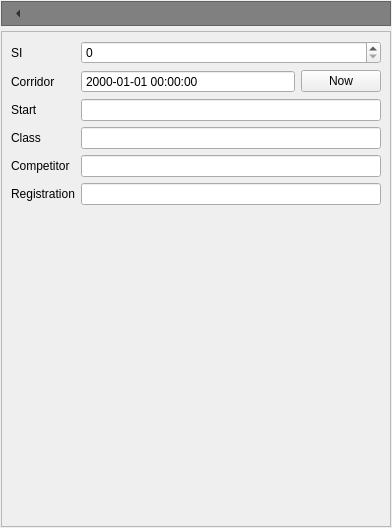
<?xml version="1.0" encoding="UTF-8"?>
<ui version="4.0">
 <class>RunWidget</class>
 <widget class="QWidget" name="RunWidget">
  <property name="geometry">
   <rect>
    <x>0</x>
    <y>0</y>
    <width>392</width>
    <height>528</height>
   </rect>
  </property>
  <property name="windowTitle">
   <string>Form</string>
  </property>
  <layout class="QVBoxLayout" name="verticalLayout_2">
   <property name="spacing">
    <number>5</number>
   </property>
   <property name="leftMargin">
    <number>1</number>
   </property>
   <property name="topMargin">
    <number>1</number>
   </property>
   <property name="rightMargin">
    <number>1</number>
   </property>
   <property name="bottomMargin">
    <number>1</number>
   </property>
   <item>
    <widget class="QFrame" name="frame">
     <property name="styleSheet">
      <string notr="true">background:gray</string>
     </property>
     <property name="frameShape">
      <enum>QFrame::StyledPanel</enum>
     </property>
     <property name="frameShadow">
      <enum>QFrame::Raised</enum>
     </property>
     <layout class="QHBoxLayout" name="horizontalLayout">
      <property name="leftMargin">
       <number>4</number>
      </property>
      <property name="topMargin">
       <number>0</number>
      </property>
      <property name="rightMargin">
       <number>4</number>
      </property>
      <property name="bottomMargin">
       <number>0</number>
      </property>
      <item>
       <widget class="QToolButton" name="btBack">
        <property name="autoRaise">
         <bool>true</bool>
        </property>
        <property name="arrowType">
         <enum>Qt::LeftArrow</enum>
        </property>
       </widget>
      </item>
      <item>
       <spacer name="horizontalSpacer">
        <property name="orientation">
         <enum>Qt::Horizontal</enum>
        </property>
        <property name="sizeHint" stdset="0">
         <size>
          <width>40</width>
          <height>20</height>
         </size>
        </property>
       </spacer>
      </item>
      <item>
       <widget class="QToolButton" name="btReload">
        <property name="icon">
         <iconset resource="../startertool.qrc">
          <normaloff>:/images/reload.svg</normaloff>:/images/reload.svg</iconset>
        </property>
        <property name="autoRaise">
         <bool>true</bool>
        </property>
       </widget>
      </item>
     </layout>
    </widget>
   </item>
   <item>
    <widget class="QFrame" name="frame_2">
     <property name="frameShape">
      <enum>QFrame::StyledPanel</enum>
     </property>
     <property name="frameShadow">
      <enum>QFrame::Raised</enum>
     </property>
     <layout class="QFormLayout" name="formLayout">
      <item row="0" column="0">
       <widget class="QLabel" name="label_4">
        <property name="text">
         <string>SI</string>
        </property>
       </widget>
      </item>
      <item row="1" column="0">
       <widget class="QLabel" name="label_6">
        <property name="text">
         <string>Corridor</string>
        </property>
       </widget>
      </item>
      <item row="2" column="0">
       <widget class="QLabel" name="label_5">
        <property name="text">
         <string>Start</string>
        </property>
       </widget>
      </item>
      <item row="2" column="1">
       <widget class="QLineEdit" name="startTime">
        <property name="readOnly">
         <bool>true</bool>
        </property>
       </widget>
      </item>
      <item row="3" column="0">
       <widget class="QLabel" name="label_2">
        <property name="text">
         <string>Class</string>
        </property>
       </widget>
      </item>
      <item row="3" column="1">
       <widget class="QLineEdit" name="className">
        <property name="readOnly">
         <bool>true</bool>
        </property>
       </widget>
      </item>
      <item row="4" column="0">
       <widget class="QLabel" name="label">
        <property name="text">
         <string>Competitor</string>
        </property>
       </widget>
      </item>
      <item row="4" column="1">
       <widget class="QLineEdit" name="competitorName">
        <property name="readOnly">
         <bool>true</bool>
        </property>
       </widget>
      </item>
      <item row="5" column="0">
       <widget class="QLabel" name="label_3">
        <property name="text">
         <string>Registration</string>
        </property>
       </widget>
      </item>
      <item row="5" column="1">
       <widget class="QLineEdit" name="registration">
        <property name="readOnly">
         <bool>true</bool>
        </property>
       </widget>
      </item>
      <item row="6" column="0">
       <spacer name="verticalSpacer">
        <property name="orientation">
         <enum>Qt::Vertical</enum>
        </property>
        <property name="sizeHint" stdset="0">
         <size>
          <width>20</width>
          <height>40</height>
         </size>
        </property>
       </spacer>
      </item>
      <item row="0" column="1">
       <widget class="QSpinBox" name="siId">
        <property name="maximum">
         <number>999999999</number>
        </property>
       </widget>
      </item>
      <item row="1" column="1">
       <layout class="QHBoxLayout" name="horizontalLayout_2">
        <item>
         <widget class="QDateTimeEdit" name="corridorTime">
          <property name="sizePolicy">
           <sizepolicy hsizetype="Expanding" vsizetype="Fixed">
            <horstretch>0</horstretch>
            <verstretch>0</verstretch>
           </sizepolicy>
          </property>
          <property name="readOnly">
           <bool>true</bool>
          </property>
          <property name="buttonSymbols">
           <enum>QAbstractSpinBox::NoButtons</enum>
          </property>
          <property name="specialValueText">
           <string>not set</string>
          </property>
          <property name="displayFormat">
           <string>yyyy-MM-dd hh:mm:ss</string>
          </property>
         </widget>
        </item>
        <item>
         <widget class="QPushButton" name="btSetCorridorTimeNow">
          <property name="text">
           <string>Now</string>
          </property>
         </widget>
        </item>
       </layout>
      </item>
     </layout>
    </widget>
   </item>
  </layout>
 </widget>
 <resources>
  <include location="../startertool.qrc"/>
 </resources>
 <connections/>
</ui>
